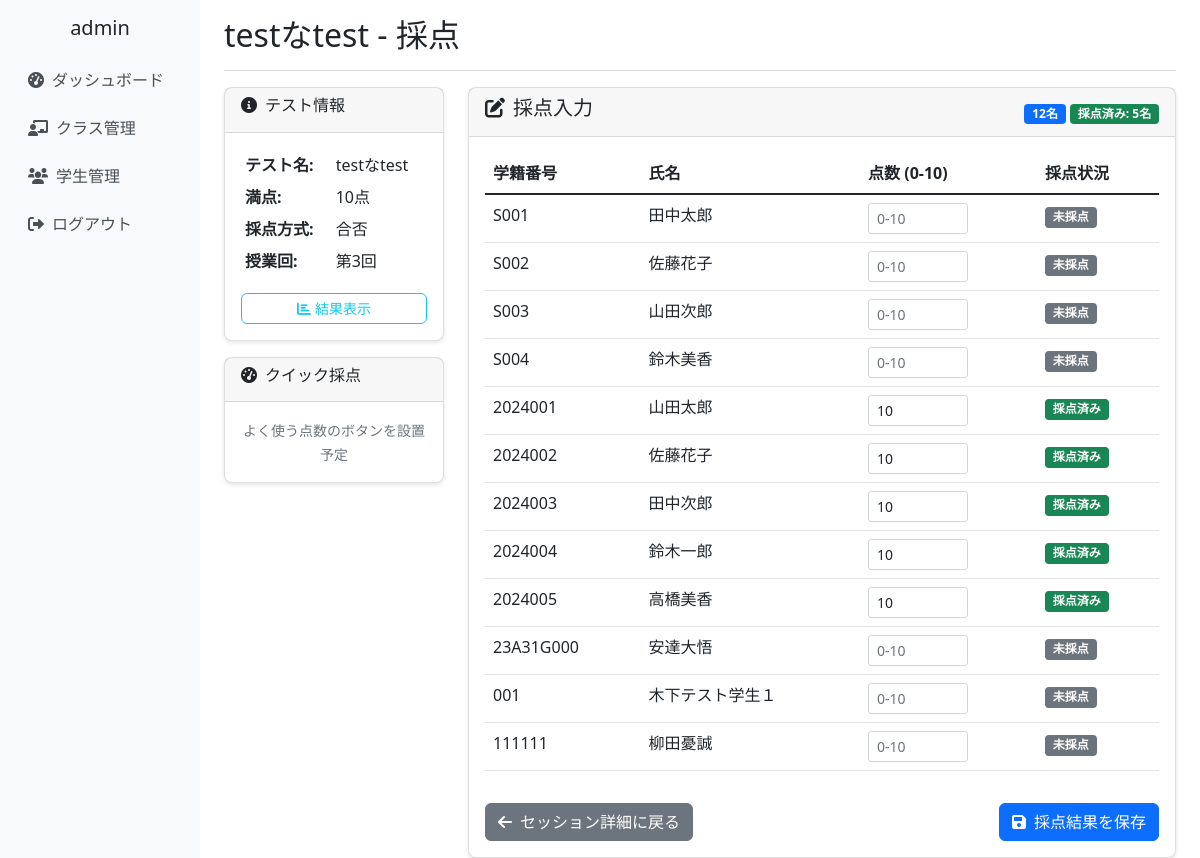
The app's page /quizzes/1/grading/ (signed in) with its own data.
### school_management/models.py (models this page shows, shortened)
class CustomUser(AbstractUser):
    ROLE_CHOICES = [
        ('admin', '管理者'),
        ('teacher', '教員'),
        ('student', '学生'),
    ]
    username = None  # usernameフィールドを無効化
    email = models.EmailField(unique=True, null=True, blank=True)
    full_name = models.CharField(max_length=100, verbose_name='氏名')
    furigana = models.CharField(max_length=100, blank=True, verbose_name='ふりがな')
    points = models.IntegerField(default=0, verbose_name='ポイント')
    role = models.CharField(
        max_length=10,
        choices=ROLE_CHOICES,
        default='student',
        verbose_name='役割'
    )
    student_number = models.CharField(max_length=20, blank=True, verbose_name='学籍番号')
    teacher_id = models.CharField(max_length=20, blank=True, verbose_name='教員ID')
    created_at = models.DateTimeField(auto_now_add=True, verbose_name='登録日時')
    updated_at = models.DateTimeField(auto_now=True, verbose_name='更新日時')
    groups = models.ManyToManyField(
        'auth.Group',
        verbose_name='groups',
        blank=True,
        help_text='The groups this user belongs to.',
        related_name="customuser_set",
        related_query_name="customuser",
    )
    user_permissions = models.ManyToManyField(
        'auth.Permission',
        verbose_name='user permissions',
        blank=True,
        help_text='Specific permissions for this user.',
        related_name="customuser_set",
        related_query_name="customuser",
    )
    USERNAME_FIELD = 'email'
    REQUIRED_FIELDS = ['full_name']
    objects = CustomUserManager()
    class Meta:
        verbose_name = 'ユーザー'
        verbose_name_plural = 'ユーザー'

class Quiz(models.Model):
    GRADING_METHOD_CHOICES = [
        ('pass_fail', '合否'),
        ('numeric', '数値入力'),
        ('rubric', 'ルーブリック'),
        ('qr_mobile', 'QRコード巡回採点'),
    ]
    lesson_session = models.ForeignKey(LessonSession, on_delete=models.CASCADE, verbose_name='授業回')
    quiz_name = models.CharField(max_length=100, verbose_name='小テスト名')
    max_score = models.IntegerField(verbose_name='満点')
    grading_method = models.CharField(
        max_length=20,
        choices=GRADING_METHOD_CHOICES,
        default='numeric',
        verbose_name='採点方式'
    )
    quick_buttons = models.JSONField(null=True, blank=True, verbose_name='クイックボタン設定')
    created_at = models.DateTimeField(auto_now_add=True)
    class Meta:
        verbose_name = '小テスト'
        verbose_name_plural = '小テスト'

class LessonSession(models.Model):
    classroom = models.ForeignKey(ClassRoom, on_delete=models.CASCADE, verbose_name='クラス')
    session_number = models.IntegerField(verbose_name='回数')
    date = models.DateField(verbose_name='実施日')
    topic = models.CharField(max_length=200, blank=True, verbose_name='テーマ・内容')
    has_quiz = models.BooleanField(default=False, verbose_name='小テストあり')
    has_peer_evaluation = models.BooleanField(default=False, verbose_name='ピア評価あり')
    peer_evaluation_closed = models.BooleanField(default=False, verbose_name='ピア評価締切済み')
    created_at = models.DateTimeField(auto_now_add=True)
    updated_at = models.DateTimeField(auto_now=True)
    class Meta:
        verbose_name = '授業回'
        verbose_name_plural = '授業回'
        unique_together = ['classroom', 'session_number']

class QuizScore(models.Model):
    quiz = models.ForeignKey(Quiz, on_delete=models.CASCADE, verbose_name='小テスト')
    student = models.ForeignKey(Student, on_delete=models.CASCADE, verbose_name='学生', related_name='quiz_scores_as_student')
    score = models.IntegerField(verbose_name='得点')
    graded_by = models.ForeignKey(Teacher, on_delete=models.CASCADE, verbose_name='採点者', related_name='quiz_scores_graded')
    is_cancelled = models.BooleanField(default=False, verbose_name='取り消し済み')
    graded_at = models.DateTimeField(auto_now_add=True, verbose_name='採点日時')
    class Meta:
        verbose_name = '小テスト結果'
        verbose_name_plural = '小テスト結果'

### school_management/views.py (the view, shortened to what this page needs)
# urls.py: path('quizzes/<int:quiz_id>/grading/', views.quiz_grading_view, name='quiz_grading'),
@login_required
def quiz_grading_view(request, quiz_id):
    quiz = get_object_or_404(Quiz, id=quiz_id, lesson_session__classroom__teachers=request.user)
    students = quiz.lesson_session.classroom.students.all()
    score_objects = QuizScore.objects.filter(quiz=quiz, is_cancelled=False).select_related('student')
    scores = {score.student.student_number: score for score in score_objects}
    students_with_scores = []
    for student in students:
        student_data = {
            'student': student,
            'score': scores.get(student.student_number),
            'is_graded': student.student_number in scores
        }
        students_with_scores.append(student_data)
    context = {
        'quiz': quiz,
        'students_with_scores': students_with_scores,
        'students': students,
        'graded_count': len(scores),
        'quick_buttons': quiz.quick_buttons or {},
    }
    return render(request, 'school_management/quiz_grading.html', context)

### school_management/templates/school_management/quiz_grading.html (shortened to what this page needs)
{% extends 'school_management/base.html' %}
{% block page_title %}{{ quiz.quiz_name }} - 採点{% endblock %}
{% block content %}
<div class="row">
    <div class="col-md-3">
        <div class="card">
            <div class="card-header">
                <h6><i class="fas fa-info-circle me-2"></i>テスト情報</h6>
            </div>
            <div class="card-body">
                <table class="table table-sm table-borderless">
                    <tr>
                        <th>テスト名:</th>
                        <td>{{ quiz.quiz_name }}</td>
                    </tr>
                    <tr>
                        <th>満点:</th>
                        <td>{{ quiz.max_score }}点</td>
                    </tr>
                    <tr>
                        <th>採点方式:</th>
                        <td>{{ quiz.get_grading_method_display }}</td>
                    </tr>
                    <tr>
                        <th>授業回:</th>
                        <td>第{{ quiz.lesson_session.session_number }}回</td>
                    </tr>
                </table>
                <div class="mt-3">
                    <a href="{% url 'school_management:quiz_results' quiz.id %}" class="btn btn-outline-info btn-sm w-100">
                        <i class="fas fa-chart-bar me-1"></i>結果表示
                    </a>
                </div>
            </div>
        </div>
        <div class="card mt-3">
            <div class="card-header">
                <h6><i class="fas fa-tachometer-alt me-2"></i>クイック採点</h6>
            </div>
            <div class="card-body text-center">
                <small class="text-muted">よく使う点数のボタンを設置予定</small>
            </div>
        </div>
    </div>
    <div class="col-md-9">
        <div class="card">
            <div class="card-header d-flex justify-content-between align-items-center">
                <h5><i class="fas fa-edit me-2"></i>採点入力</h5>
                <div>
                    <span class="badge bg-primary">{{ students.count }}名</span>
                    <span class="badge bg-success">採点済み: {{ graded_count }}名</span>
                </div>
            </div>
            <div class="card-body">
                <form method="post">
                    <div class="table-responsive">
                        <table class="table table-hover">
                            <thead>
                                <tr>
                                    <th>学籍番号</th>
                                    <th>氏名</th>
                                    <th>点数 (0-{{ quiz.max_score }})</th>
                                    <th>採点状況</th>
                                </tr>
                            </thead>
                            <tbody>
                                {% for item in students_with_scores %}
                                <tr>
                                    <td>{{ item.student.student_number }}</td>
                                    <td>{{ item.student.full_name }}</td>
                                    <td>
                                        <input type="number"
                                               name="score_{{ item.student.student_number }}"
                                               class="form-control form-control-sm"
                                               min="0"
                                               max="{{ quiz.max_score }}"
                                               {% if item.score %}value="{{ item.score.score }}"{% endif %}
                                               placeholder="0-{{ quiz.max_score }}"
                                               style="width: 100px;">
                                    </td>
                                    <td>
                                        {% if item.is_graded %}
                                            <span class="badge bg-success">採点済み</span>
                                        {% else %}
                                            <span class="badge bg-secondary">未採点</span>
                                        {% endif %}
                                    </td>
                                </tr>
                                {% endfor %}
                            </tbody>
                        </table>
                    </div>
                    <div class="row mt-3">
                        <div class="col-md-6">
                            <a href="{% url 'school_management:session_detail' quiz.lesson_session.id %}" class="btn btn-secondary">
                                <i class="fas fa-arrow-left me-2"></i>セッション詳細に戻る
                            </a>
                        </div>
                        <div class="col-md-6 text-end">
                            <button type="submit" class="btn btn-primary">
                                <i class="fas fa-save me-2"></i>採点結果を保存
                            </button>
                        </div>
                    </div>
                </form>
            </div>
        </div>
    </div>
</div>
{% endblock %}

### school_management/templates/school_management/base.html (shortened to what this page needs)
{% load static %}
<!DOCTYPE html>
<html lang="ja">
<head>
    <link href="https://cdn.jsdelivr.net/npm/bootstrap@5.1.3/dist/css/bootstrap.min.css" rel="stylesheet">
    <link href="https://cdnjs.cloudflare.com/ajax/libs/font-awesome/6.0.0/css/all.min.css" rel="stylesheet">
    <link href="{% static 'school_management/css/base.css' %}" rel="stylesheet">
</head>
<body>
    <div class="container-fluid">
        <div class="row">
            {% if user.is_authenticated %}
            <nav class="col-md-3 col-lg-2 d-md-block d-none sidebar collapse">
                <div class="position-sticky pt-3">
                    <div class="text-center mb-3">
                        <h5>{{ user.full_name }}</h5>
                    </div>
                    <ul class="nav flex-column">
                        <li class="nav-item">
                            <a class="nav-link" href="{% url 'school_management:dashboard' %}">
                                <i class="fas fa-tachometer-alt me-2"></i>ダッシュボード
                            </a>
                        </li>
                        <li class="nav-item">
                            <a class="nav-link" href="{% url 'school_management:class_list' %}">
                                <i class="fas fa-chalkboard-teacher me-2"></i>クラス管理
                            </a>
                        </li>
                        <li class="nav-item">
                            <a class="nav-link" href="{% url 'school_management:student_list' %}">
                                <i class="fas fa-users me-2"></i>学生管理
                            </a>
                        </li>
                        <li class="nav-item">
                            <a class="nav-link" href="{% url 'school_management:logout' %}">
                                <i class="fas fa-sign-out-alt me-2"></i>ログアウト
                            </a>
                        </li>
                    </ul>
                </div>
            </nav>
            <main class="col-md-9 ms-sm-auto col-lg-10 px-md-4 main-content">
                <div class="d-flex justify-content-between flex-wrap flex-md-nowrap align-items-center pt-3 pb-2 mb-3 border-bottom">
                    <h1 class="h2">{% block page_title %}{% endblock %}</h1>
                </div>
                {% block content %}{% endblock %}
            </main>
            {% else %}
            <div class="col-12">
                {% block login_content %}{% endblock %}
            </div>
            {% endif %}
        </div>
    </div>
</body>
</html>

### school_management/static/school_management/css/base.css (style rules this page uses)
.sidebar { min-height: 100vh; background-color: #f8f9fa; }
.main-content { min-height: 100vh; }
.card { box-shadow: 0 2px 4px rgba(0, 0, 0, 0.1); border-radius: 8px; }
.btn { border-radius: 6px; transition: all 0.2s ease-in-out; }
.nav-link { color: #495057; padding: 0.75rem 1rem; border-radius: 6px; transition: all 0.2s ease-in-out; }
@media (min-width: 768px) { .sidebar { position: relative; left: 0; } }

### records on screen
CustomUser: full_name "admin"
Quiz: quiz_name "testなtest", max_score "10", grading_method "合否", lesson_session.session_number "3"
CustomUser: student.student_number "S001", student.full_name "田中太郎", shows "未採点"
CustomUser: student.student_number "S002", student.full_name "佐藤花子", shows "未採点"
CustomUser: student.student_number "S003", student.full_name "山田次郎", shows "未採点"
CustomUser: student.student_number "S004", student.full_name "鈴木美香", shows "未採点"
CustomUser: student.student_number "2024001", student.full_name "山田太郎", student.student_number "10", shows "採点済み"
CustomUser: student.student_number "2024002", student.full_name "佐藤花子", student.student_number "10", shows "採点済み"
CustomUser: student.student_number "2024003", student.full_name "田中次郎", student.student_number "10", shows "採点済み"
CustomUser: student.student_number "2024004", student.full_name "鈴木一郎", student.student_number "10", shows "採点済み"
CustomUser: student.student_number "2024005", student.full_name "高橋美香", student.student_number "10", shows "採点済み"
CustomUser: student.student_number "23A31G000", student.full_name "安達大悟", shows "未採点"
CustomUser: student.student_number "001", student.full_name "木下テスト学生１", shows "未採点"
CustomUser: student.student_number "111111", student.full_name "柳田憂誠", shows "未採点"

### other values on screen
{{ students.count }} "12"
{{ graded_count }} "5"
